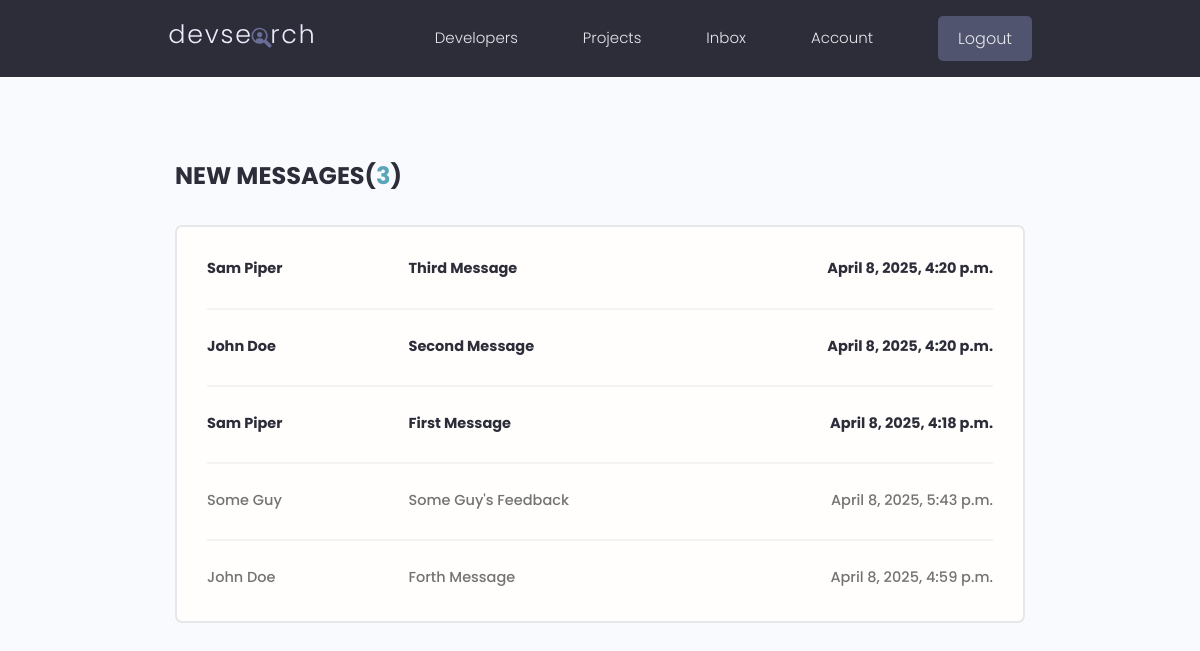
The page /inbox/ (signed in) on the database as committed earlier.
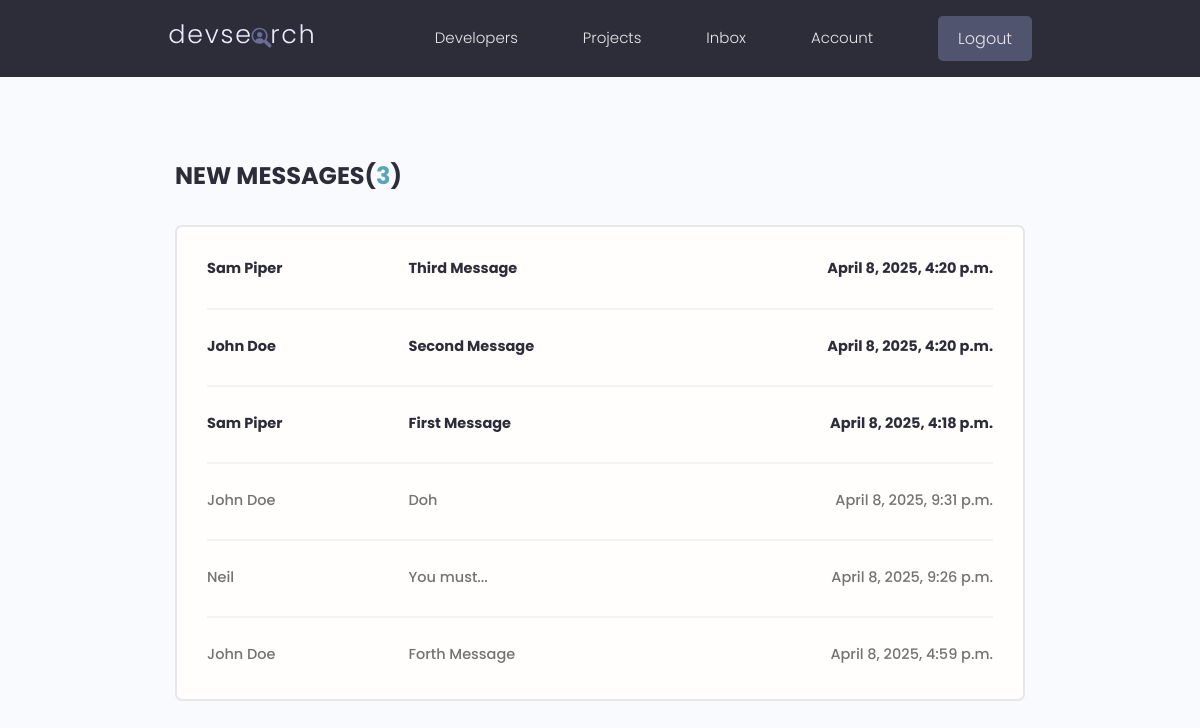
The same page on the database as committed later.
### users/models.py (models this page shows, shortened)
class Message(models.Model):
    class Meta:
        ordering = ['is_read', '-created']
    id = models.UUIDField(default=uuid.uuid4, unique=True, primary_key=True, editable=False)
    sender = ForeignKey(Profile, on_delete=models.SET_NULL, null=True, blank=True)
    recipient = ForeignKey(Profile, on_delete=models.SET_NULL, null=True, blank=True, related_name='messages')
    name = models.CharField(max_length=200, null=True, blank=True)
    email = models.EmailField(max_length=200, null=True, blank=True)
    is_read = models.BooleanField(default=False, null=True)
    subject = models.CharField(max_length=200, null=True, blank=True)
    body = models.TextField()
    created = models.DateTimeField(auto_now_add=True)

### users/views.py (the view)
# urls.py: path('inbox/', views.inbox, name='inbox'),
@login_required(login_url='login')
def inbox(request):
    profile =  request.user.profile
    profile_messages = profile.messages.all()
    unread_count = profile_messages.filter(is_read=False).count()
    context = {
        'profile_messages': profile_messages,
        'unread_count': unread_count
    }
    return render(request, template_name='users/inbox.html', context=context)

### users/templates/users/inbox.html
{% extends 'main.html' %}
{% block content %}
  <main class="inbox my-xl">
    <div class="content-box">
      <h3 class="inbox__title">New Messages(<span>{{ unread_count }}</span>)</h3>
      <ul class="messages">
      {% for message in profile_messages %}
        {% if message.is_read == False %}
          <li class="message message--unread">
        {% else %}
          <li class="message">
        {% endif %}
            <a href="{% url 'view-message' message.id %}">
              <span class="message__author">{{ message.name }}</span>
              <span class="message__subject">{{ message.subject }}</span>
              <span class="message__date"> {{ message.created }}</span>
            </a>
          </li>
      {% endfor %}
      </ul>
    </div>
  </main>
{% endblock content %}

Rows that differ between the two databases and show on the page:
removed Message: name "Some Guy", subject "Some Guy's Feedback", created "April 8, 2025, 5:43 p.m."
added Message: name "John Doe", subject "Doh", created "April 8, 2025, 9:31 p.m."
added Message: name "Neil", subject "You must...", created "April 8, 2025, 9:26 p.m."
